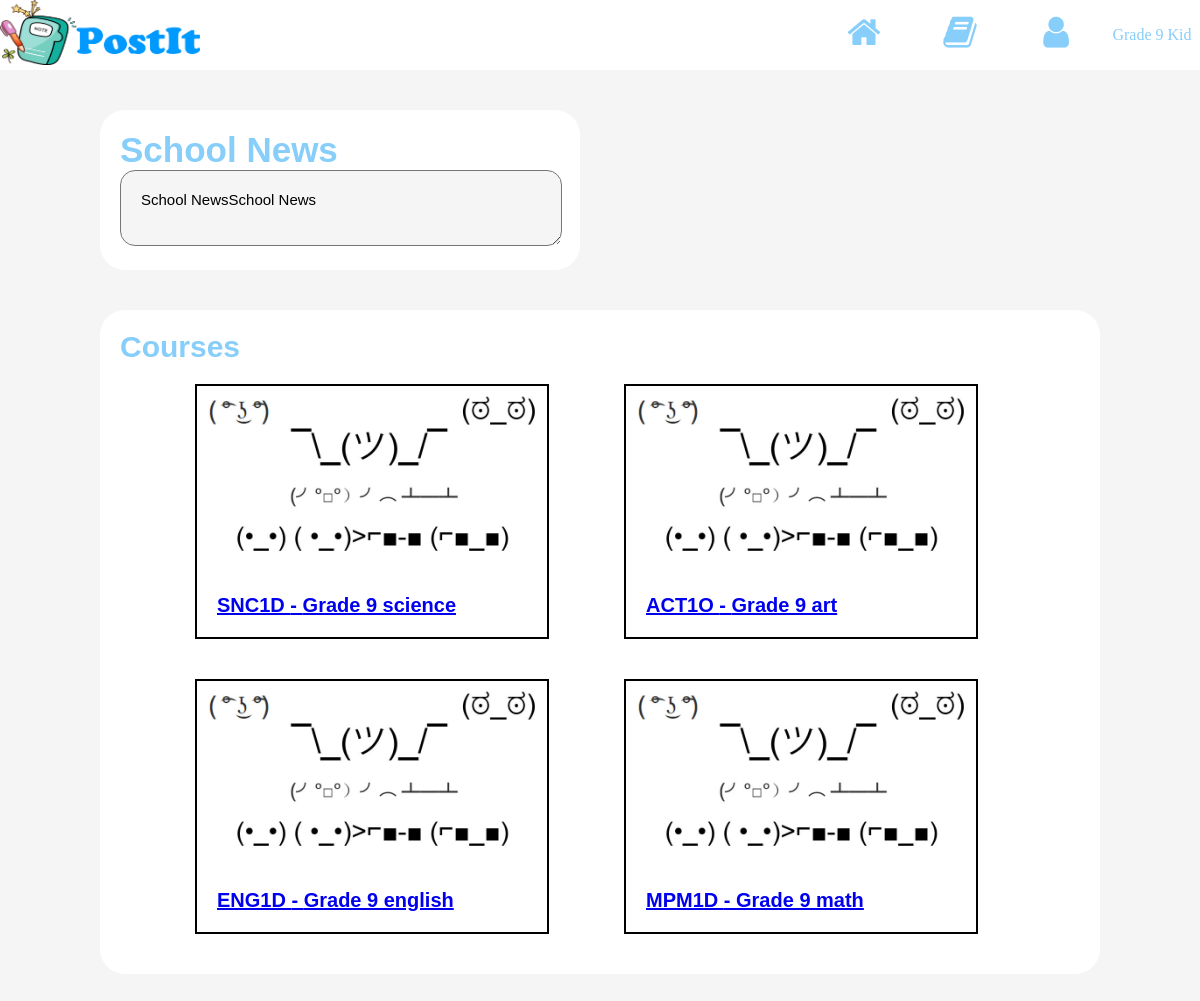
The page /coursePage_student.php (signed in) on the database its author committed.
### tables this page shows
CREATE TABLE `news`  (
  `NewsID` int(11) NOT NULL AUTO_INCREMENT,
  `NewsContent` varchar(255) NULL DEFAULT NULL,
  `NewsType` int(11) NOT NULL,
  `ModTime` datetime(3) NULL DEFAULT NULL,
  `ModUser` int(11) NULL DEFAULT NULL,
  PRIMARY KEY (`NewsID`) USING BTREE
);

CREATE TABLE `student_course`  (
  `StudentCourseID` int(11) NOT NULL AUTO_INCREMENT,
  `StudentID` int(11) NULL DEFAULT NULL,
  `CourseID` int(11) NULL DEFAULT NULL,
  PRIMARY KEY (`StudentCourseID`) USING BTREE
);

CREATE TABLE `course`  (
  `ID` int(11) NOT NULL AUTO_INCREMENT,
  `Grade` int(11) NOT NULL,
  `CourseID` varchar(255) NOT NULL,
  `CourseName` varchar(255) NOT NULL,
  `TeacherID` int(11) NOT NULL,
  `CourseNews` varchar(255) NULL DEFAULT NULL,
  PRIMARY KEY (`ID`) USING BTREE
);

### functions.php (called while the page is built, shortened)
<?php
function getDB()
{
	$conn = mysqli_connect(DBHOST,DBUSER,DBPASS,DBNAME);
	mysqli_query($conn, "set names utf8");
	return $conn;
}
function runQuery($db, $query)
{
	$results = mysqli_query($db, $query);
	return $results;
}
?>

### coursePage_student.php (the view, shortened to what this page needs)
<!DOCTYPE html>
<html>
    <head>
        <link rel="stylesheet" href="css/project.css">
        <link rel="stylesheet" href="https://cdnjs.cloudflare.com/ajax/libs/font-awesome/4.7.0/css/font-awesome.min.css">
    </head>
    <body>
    <div class="icon-bar">
        <img class="logo-img" src="img/postit.png">
        <a style="font-size: 16px;line-height: 46px;">
        	<?php
        		include 'functions.php';
				$results = runQuery(getDb(), "select * from news limit 1");
				$arr = mysqli_fetch_row($results);
				if(!empty($_SESSION["user"])){
					$user = $_SESSION["user"];
					echo $user[1];
				}
    		?>
        </a>
        <a href="#"><i class="fa fa-user"></i></a>
        <a href="dictionary.php"><i class="fa fa-book"></i></a>
        <a href="coursePage_student.php"><i class="fa fa-home"></i></a>
    </div>
    <div class="page">
        <div class="news_area">
            <h1 id="news_title">School News</h1>
            <textarea class="News" readonly><?php echo $arr[1];?></textarea>
        </div>
        <div class="courses">
            <h2 id="courses_title">Courses</h2>
            <?php
				$sql = "select * from course a INNER JOIN student_course b on a.id = b.CourseID WHERE b.studentID = '".$user[0]."'";
				$results = runQuery(getDb(), $sql);
	  			while($arr = mysqli_fetch_row($results)) {
		    ?>
            <div class="courses_block">
                <a href="notes_dropbox.php?courseid=<?php echo $arr[0] ?>"><img class="course_img" src="img/image.jpg"></a>
                <a href="notes_dropbox.php?courseid=<?php echo $arr[0] ?>"><h3 id="couese_id"> <?php echo $arr[2].' - '.$arr[3]?></h3></a>
            </div>
            <?php
            	}
            ?>
        </div>
    </div>
    </body>
</html>

### css/project.css (style rules this page uses)
body { padding: 0; font-size: 15px; background-color: #F5F5F5; margin: 0; }
.page { margin: 0 auto; max-width: 1000px; }
.icon-bar { width: 100%; background-color: white; overflow: auto; }
.icon-bar a { float: right; width: 8%; text-align: center; padding: 12px 0; color: #87CEFA; font-size: 36px; }
.logo-img { display: inline-block; vertical-align: top; margin-right: 20px; width: 200px; height: 65px; }
.news_area { margin-top: 40px; background-color: white; padding: 20px; width: 440px; border-radius: 25px; }
#news_title { font-size: 35px; margin-bottom: 0; margin-top: 0; font-family: "Arial Black", Gadget, sans-serif; color: #87CEFA; }
.News { margin-top: 0; border-radius: 15px; width: 400px; padding: 20px; background-color: #F5F5F5; font-size: 15px; font-family: "Arial", Gadget, sans-serif; }
.courses { margin-top: 40px; background-color: white; padding: 20px; border-radius: 25px; margin-bottom: 40px; }
#courses_title { font-size: 30px; margin-top: 0; margin-bottom: 0; font-family: "Arial Black", Gadget, sans-serif; color: #87CEFA; }
.courses_block { margin-left: 75px; border: 2px solid; width: 350px; float: left; margin-bottom: 20px; margin-top: 20px; }
.courses::after { content: ""; clear: both; display: table; }
.course_img { width:350px; border-radius: 25px; }
#couese_id { margin-left: 20px; text-align:left; font-size: 20px; font-family: "Arial", Gadget, sans-serif; }

### rows shown on the page
news: NewsContent "School NewsSchool News"
student_course: CourseID.CourseID "SNC1D", CourseID.CourseName "Grade 9 science"
student_course: CourseID.CourseID "ACT1O", CourseID.CourseName "Grade 9 art"
student_course: CourseID.CourseID "ENG1D", CourseID.CourseName "Grade 9 english"
student_course: CourseID.CourseID "MPM1D", CourseID.CourseName "Grade 9 math"

### other values the page prints
$user[1] "Grade 9 Kid"
